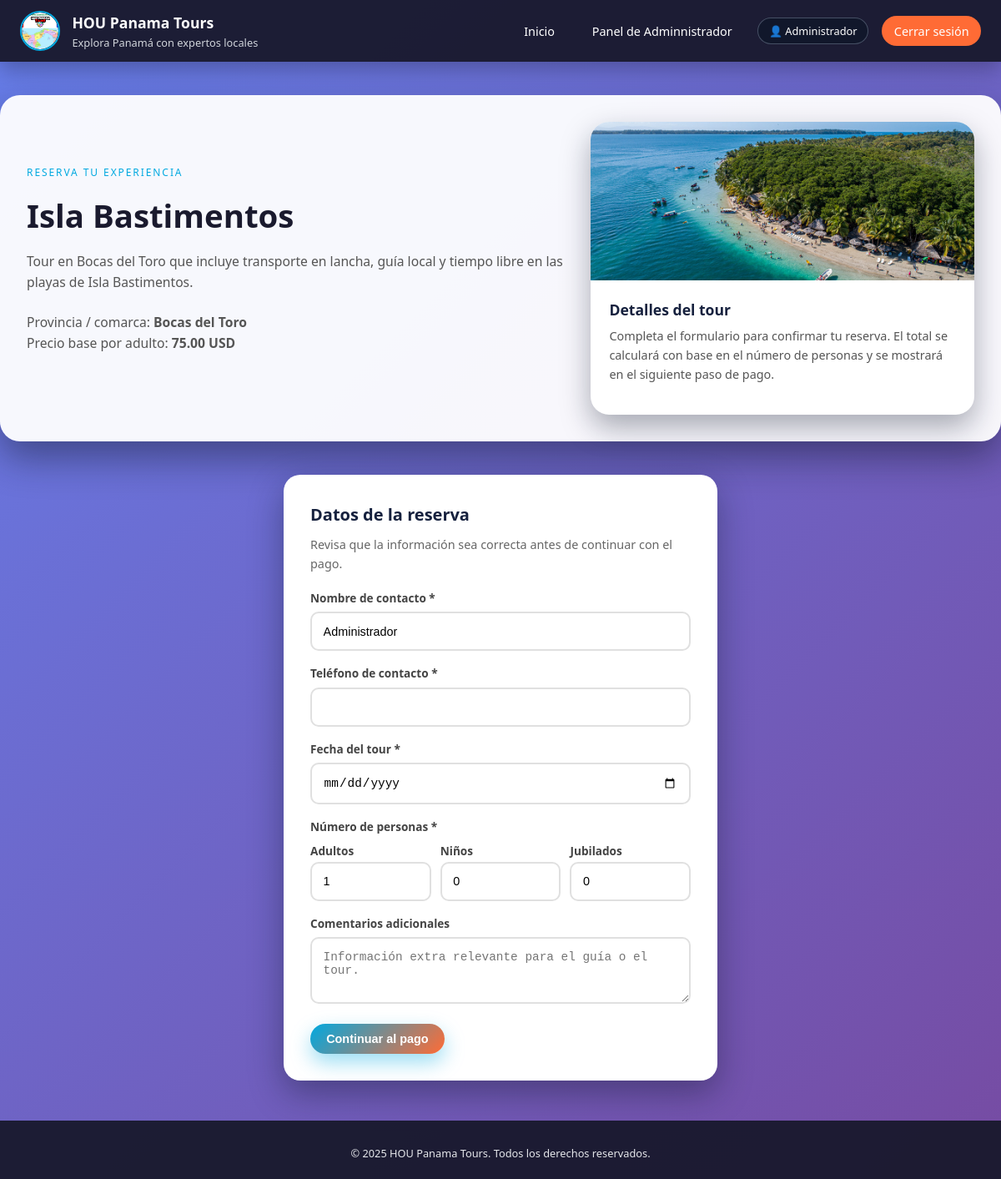
Screenshot of /reserva.php?destino_id=3 (signed in) with the database file from the repository.
### tables this page shows
CREATE TABLE usuarios (
  id INT AUTO_INCREMENT PRIMARY KEY,
  nombre VARCHAR(100) NOT NULL,
  email VARCHAR(120) NOT NULL UNIQUE,
  password_hash VARCHAR(255) NOT NULL,
  rol ENUM('usuario','admin') NOT NULL DEFAULT 'usuario',
  activo TINYINT(1) NOT NULL DEFAULT 1,
  creado_en DATETIME NOT NULL DEFAULT CURRENT_TIMESTAMP
);

CREATE TABLE destinos (
  id INT AUTO_INCREMENT PRIMARY KEY,
  codigo VARCHAR(20) NOT NULL UNIQUE,
  nombre VARCHAR(150) NOT NULL,
  provincia VARCHAR(80) NOT NULL,
  descripcion_corta VARCHAR(255) NOT NULL,
  descripcion_larga TEXT NOT NULL,
  precio_base DECIMAL(10,2) NOT NULL,
  imagen VARCHAR(255) NOT NULL,
  activo TINYINT(1) NOT NULL DEFAULT 1
);

### reserva.php (the view, shortened to what this page needs)
<?php
require_once 'config.php';
$stmt = $pdo->prepare("SELECT id, nombre, email, rol FROM usuarios WHERE id = ?");
$stmt->execute([$_SESSION['user_id']]);
$usuario = $stmt->fetch(PDO::FETCH_ASSOC);
$destino_id = isset($_GET['destino_id']) ? (int)$_GET['destino_id'] : 0;
$stmt = $pdo->prepare("
    SELECT id, nombre, provincia, descripcion_larga, precio_base, imagen
    FROM destinos
    WHERE id = ? AND activo = 1
");
$stmt->execute([$destino_id]);
$destino = $stmt->fetch(PDO::FETCH_ASSOC);
?>
<!DOCTYPE html>
<html lang="es">
<head>
    <link rel="stylesheet" href="css/style.css">
</head>
<body>
<header class="header">
    <div class="header-inner">
        <div class="brand" onclick="window.location.href='index.php'" style="cursor:pointer;">
            <div class="brand-logo">
                <img src="Imagenes/empresas_hou.jpg"
                alt="HOU Panama Tours"
                style="width:100%;height:100%;object-fit:cover;border-radius:50%;">
            </div>
            <div>
                <div class="brand-title">HOU Panama Tours</div>
                <div class="brand-subtitle">Explora Panamá con expertos locales</div>
            </div>
        </div>
        <nav class="nav">
            <a href="index.php">Inicio</a>
            <?php if ($usuario): ?>
                <?php if (($usuario['rol'] ?? 'usuario') === 'admin'): ?>
                    <a href="admin.php">Panel de Adminnistrador</a>
                <?php endif; ?>
                <span class="user-pill">👤 <?php echo htmlspecialchars($usuario['nombre']); ?></span>
                <a href="index.php?logout=1" class="nav-cta">Cerrar sesión</a>
            <?php else: ?>
            <a href="login.php" class="nav-cta">Iniciar sesión</a>
            <?php endif; ?>
        </nav>
    </div>
</header>
<section class="hero">
    <div class="hero-grid">
        <div>
            <p class="hero-kicker">Reserva tu experiencia</p>
            <h1 class="hero-title"><?php echo htmlspecialchars($destino['nombre']); ?></h1>
            <p class="hero-subtitle">
                <?php echo htmlspecialchars($destino['descripcion_larga']); ?>
            </p>
            <p class="hero-subtitle">
                Provincia / comarca: <strong><?php echo htmlspecialchars($destino['provincia']); ?></strong><br>
                Precio base por adulto: <strong><?php echo number_format($destino['precio_base'], 2); ?> USD</strong>
            </p>
        </div>
        <div class="card">
            <?php if (!empty($destino['imagen'])): ?>
                <div class="card-image">
                    <img src="<?php echo htmlspecialchars($destino['imagen']); ?>"
                         alt="<?php echo htmlspecialchars($destino['nombre']); ?>">
                </div>
            <?php endif; ?>
            <div class="card-content">
                <h3 class="card-title">Detalles del tour</h3>
                <p class="card-description">
                    Completa el formulario para confirmar tu reserva. El total se calculará con base en el número
                    de personas y se mostrará en el siguiente paso de pago.
                </p>
            </div>
        </div>
    </div>
</section>
<section class="section">
    <div class="form-card">
        <h2 class="form-title">Datos de la reserva</h2>
        <p class="form-subtitle">
            Revisa que la información sea correcta antes de continuar con el pago.
        </p>
        <form method="post" class="form-grid">
            <div class="form-field">
                <label class="form-label" for="nombre_contacto">Nombre de contacto *</label>
                <input
                    type="text"
                    id="nombre_contacto"
                    name="nombre_contacto"
                    class="form-input"
                    required
                    value="<?php echo htmlspecialchars($_POST['nombre_contacto'] ?? $usuario['nombre']); ?>"
                >
            </div>
            <div class="form-field">
                <label class="form-label" for="telefono_contacto">Teléfono de contacto *</label>
                <input
                    type="text"
                    id="telefono_contacto"
                    name="telefono_contacto"
                    class="form-input"
                    required
                    value="<?php echo htmlspecialchars($_POST['telefono_contacto'] ?? ''); ?>"
                >
            </div>
            <div class="form-field">
                <label class="form-label" for="fecha_tour">Fecha del tour *</label>
                <input
                    type="date"
                    id="fecha_tour"
                    name="fecha_tour"
                    class="form-input"
                    required
                    value="<?php echo htmlspecialchars($_POST['fecha_tour'] ?? ''); ?>"
                >
            </div>
            <div class="form-field">
                <label class="form-label">Número de personas *</label>
                <div style="display:grid;grid-template-columns:repeat(auto-fit,minmax(120px,1fr));gap:0.7rem;">
                    <div>
                        <label class="form-label" for="adultos">Adultos</label>
                        <input
                            type="number"
                            id="adultos"
                            name="adultos"
                            class="form-input"
                            min="0"
                            value="<?php echo htmlspecialchars($_POST['adultos'] ?? '1'); ?>"
                        >
                    </div>
                    <div>
                        <label class="form-label" for="ninos">Niños</label>
                        <input
                            type="number"
                            id="ninos"
                            name="ninos"
                            class="form-input"
                            min="0"
                            value="<?php echo htmlspecialchars($_POST['ninos'] ?? '0'); ?>"
                        >
                    </div>
                    <div>
                        <label class="form-label" for="jubilados">Jubilados</label>
                        <input
                            type="number"
                            id="jubilados"
                            name="jubilados"
                            class="form-input"
                            min="0"
                            value="<?php echo htmlspecialchars($_POST['jubilados'] ?? '0'); ?>"
                        >
                    </div>
                </div>
            </div>
            <div class="form-field">
                <label class="form-label" for="comentarios">Comentarios adicionales</label>
                <textarea
                    id="comentarios"
                    name="comentarios"
                    rows="3"
                    placeholder="Información extra relevante para el guía o el tour."
                ><?php echo htmlspecialchars($_POST['comentarios'] ?? ''); ?></textarea>
            </div>
            <div class="auth-actions">
                <button type="submit" class="btn btn-primary">
                    Continuar al pago
                </button>
            </div>
        </form>
    </div>
</section>
<footer class="footer">
    <p>© <?php echo date('Y'); ?> HOU Panama Tours. Todos los derechos reservados.</p>
</footer>
</body>
</html>

### style.css (style rules this page uses)
* { box-sizing: border-box; margin: 0; padding: 0; }
:root { --primary: #00A9E0; --secondary: #FF6B35; --dark: #1a1a2e; --light: #f8f9fa; --accent: #16213e; }
body { font-family: 'Segoe UI', Tahoma, Geneva, Verdana, sans-serif; background: linear-gradient(135deg, #667eea 0%, #764ba2 100%); color: #222; line-height: 1.6; }
a { color: inherit; text-decoration: none; }
img { max-width: 100%; display: block; }
.header { background: rgba(26, 26, 46, 0.96); color: #fff; position: sticky; top: 0; z-index: 50; box-shadow: 0 10px 25px rgba(0, 0, 0, 0.25); }
.header-inner { max-width: 1200px; margin: 0 auto; padding: 0.8rem 1.5rem; display: flex; align-items: center; justify-content: space-between; gap: 1rem; }
.brand { display: flex; align-items: center; gap: 0.9rem; }
.brand-logo { width: 48px; height: 48px; border-radius: 50%; overflow: hidden; border: 2px solid var(--primary); }
.brand-title { font-weight: 700; font-size: 1.1rem; }
.brand-subtitle { font-size: 0.8rem; color: #d1d5db; }
.nav { display: flex; align-items: center; gap: 1rem; }
.nav a { font-size: 0.9rem; padding: 0.4rem 0.9rem; border-radius: 999px; position: relative; }
.nav a::after { content: ""; position: absolute; bottom: -5px; left: 0; width: 0; height: 2px; background: var(--primary); transition: width 0.25s; }
.nav-cta { background: var(--secondary); color: #fff; border-radius: 25px; }
.user-pill { font-size: 0.8rem; padding: 0.3rem 0.8rem; border-radius: 999px; background: rgba(15, 23, 42, 0.8); border: 1px solid rgba(148, 163, 184, 0.4); display: inline-flex; align-items: center; gap: 0.4rem; }
.hero { max-width: 1200px; margin: 2.5rem auto; padding: 2rem; background: rgba(255, 255, 255, 0.95); border-radius: 24px; box-shadow: 0 20px 45px rgba(15, 23, 42, 0.45); }
.hero-grid { display: grid; grid-template-columns: minmax(0, 1.4fr) minmax(0, 1fr); gap: 2rem; align-items: center; }
.hero-kicker { text-transform: uppercase; letter-spacing: 0.16em; font-size: 0.75rem; color: var(--primary); margin-bottom: 0.75rem; }
.hero-title { font-size: clamp(2.1rem, 3.2vw, 2.6rem); font-weight: 700; color: var(--dark); margin-bottom: 0.75rem; }
.hero-subtitle { font-size: 0.98rem; color: #555; margin-bottom: 1.4rem; }
.btn { display: inline-flex; align-items: center; justify-content: center; padding: 0.65rem 1.2rem; border-radius: 999px; border: none; cursor: pointer; font-size: 0.9rem; font-weight: 600; transition: transform 0.2s, box-shadow 0.2s, opacity 0.2s; }
.btn-primary { background: linear-gradient(135deg, var(--primary), var(--secondary)); color: white; box-shadow: 0 10px 25px rgba(0, 169, 224, 0.4); }
.section { margin: 2.5rem auto; max-width: 1200px; }
.card { background: white; border-radius: 22px; overflow: hidden; box-shadow: 0 15px 35px rgba(15, 23, 42, 0.35); display: flex; flex-direction: column; }
.card-image { height: 190px; overflow: hidden; }
.card-image img { width: 100%; height: 100%; object-fit: cover; transform: scale(1.02); transition: transform 0.4s; }
.card-content { padding: 1.3rem 1.4rem 1.4rem; }
.card-title { font-size: 1.1rem; font-weight: 700; margin-bottom: 0.35rem; color: var(--accent); }
.card-description { font-size: 0.9rem; color: #555; margin-bottom: 0.9rem; }
.form-card { max-width: 520px; margin: 2.5rem auto; background: white; border-radius: 20px; padding: 2rem; box-shadow: 0 15px 40px rgba(15, 23, 42, 0.4); }
.form-title { font-size: 1.25rem; font-weight: 700; margin-bottom: 0.5rem; color: var(--accent); }
.form-subtitle { font-size: 0.9rem; color: #666; margin-bottom: 1.2rem; }
.form-grid { display: grid; gap: 1rem; }
.form-field { display: flex; flex-direction: column; gap: 0.35rem; }
.form-label { font-size: 0.85rem; color: #444; font-weight: 600; }
.form-input, .form-select, textarea { width: 100%; padding: 0.85rem; border-radius: 10px; border: 2px solid #e0e0e0; font-size: 0.9rem; }
.footer { margin-top: 3rem; padding: 1.8rem 1rem 1.3rem; font-size: 0.8rem; color: #e5e7eb; text-align: center; background: rgba(26, 26, 46, 0.96); }
.auth-actions { margin-top: 0.5rem; }

### rows the page displays
usuarios: nombre "Administrador", nombre_contacto "Administrador"
destinos: nombre "Isla Bastimentos", descripcion_larga "Tour en Bocas del Toro que incluye transporte en lancha, guía local y tiempo libre en las playas de Isla Bastimentos.", provincia "Bocas del Toro", precio_base "75.00", imagen (picture)
